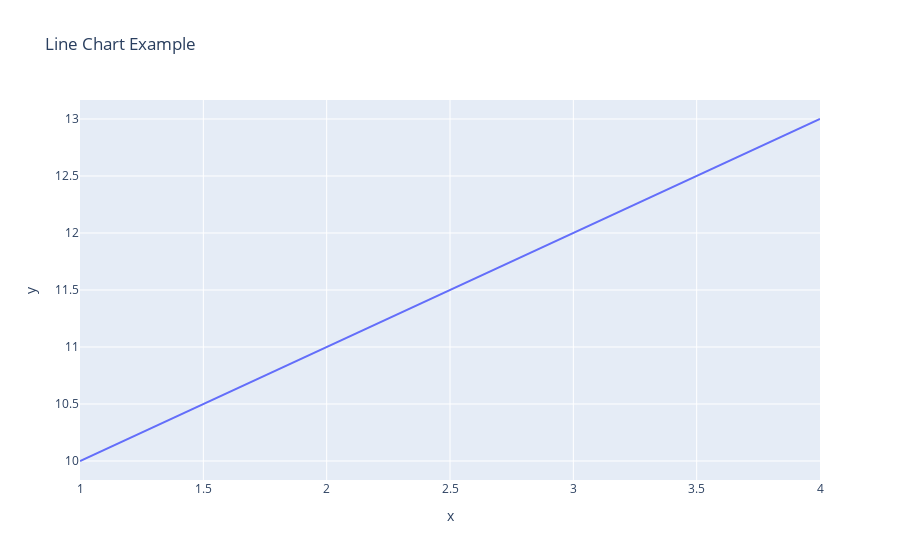

Notebook cell for this chart:
### Code cell
from plotly.offline import init_notebook_mode, plot, iplot
import plotly.graph_objs as go
import plotly.express as px
import pandas as pd

# Initialize plotly to work in offline mode
init_notebook_mode(connected=True)

# Example usage
data = {'x': [1, 2, 3, 4], 'y': [10, 11, 12, 13]}
df = pd.DataFrame(data)

fig = px.line(df, x='x', y='y', title='Line Chart Example')
iplot(fig)

### Figure 1 — Plotly figure (JSON) as saved in the notebook; plotly's stock layout.template omitted (floating-point values rounded to 4 significant figures)
{"data": [{"hovertemplate": "x=%{x}<br>y=%{y}<extra></extra>", "legendgroup": "", "line": {"color": "#636efa", "dash": "solid"}, "marker": {"symbol": "circle"}, "mode": "lines", "name": "", "orientation": "v", "showlegend": false, "type": "scatter", "x": [1, 2, 3, 4], "xaxis": "x", "y": [10, 11, 12, 13], "yaxis": "y"}], "layout": {"legend": {"tracegroupgap": 0}, "title": {"text": "Line Chart Example"}, "xaxis": {"anchor": "y", "domain": [0, 1], "title": {"text": "x"}}, "yaxis": {"anchor": "x", "domain": [0, 1], "title": {"text": "y"}}}}
